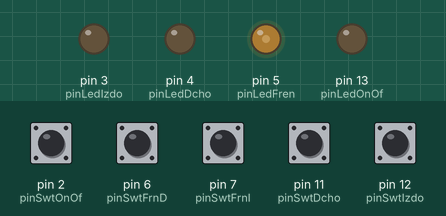
The sketch below on a simulated Arduino Uno, built with avr-gcc and run on an emulated ATmega328P. Shown: output pins drawn as LEDs (lit = HIGH). Dashed ring = blinking. The test bench sets the inputs (shaded band); at power-on: pin 2 (pinSwtOnOf), pin 6 (pinSwtFrnD), pin 7 (pinSwtFrnI), pin 11 (pinSwtDcho), pin 12 (pinSwtIzdo) LOW.

Above: at 1.2 s.
1.3 s: pin 11 (pinSwtDcho) pulled HIGH for 0.15 s
At 1.9 s:
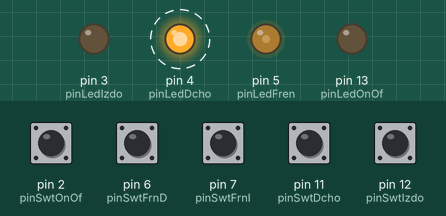
4.4 s: pin 6 (pinSwtFrnD) pulled HIGH for 0.15 s
At 7.1 s:
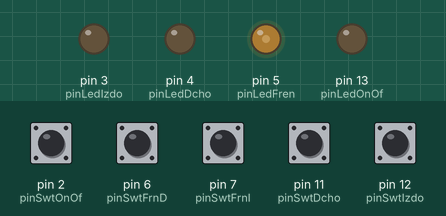
7.4 s: pin 12 (pinSwtIzdo) pulled HIGH for 0.15 s
At 7.9 s:
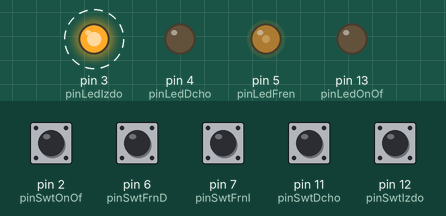
10.5 s: pin 7 (pinSwtFrnI) pulled HIGH for 0.15 s
At 10.58 s:
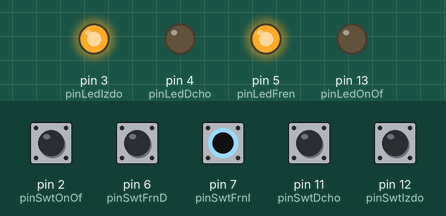
13.5 s: pin 11 (pinSwtDcho) pulled HIGH for 1 s
At 13.9 s:
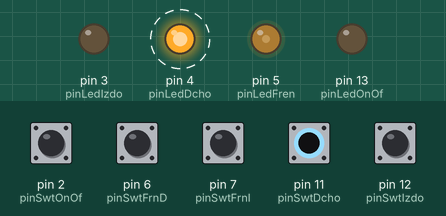
17.5 s: pin 12 (pinSwtIzdo) pulled HIGH for 1 s
At 17.9 s:
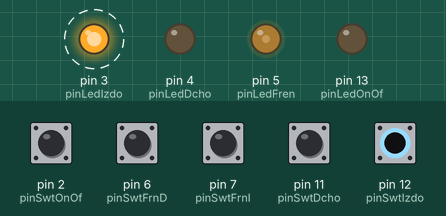
Timing chart, 0 to 24.0 s (numbered marks = the images above; inputs shaded):
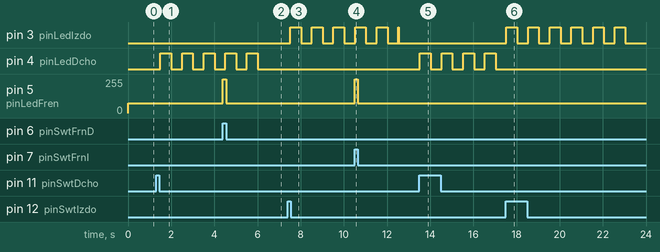

The sketch:

Proyecto_003.ino.ino
```cpp
/**
   gestion del tiempo trascurrido
*/
unsigned long relojPeriodo = 0;
// tiempo de encendido y apagado
const int periodoOnOff = 500;
unsigned long intOnOffClock = 0;
// duracion del intermitente funcionando
const int intEnabledPeriod = 5000;
// control OnOff
unsigned long sysOnOffClock = 0;
const int sysOnOffControl = 3000;


// control de luz
int modoLuz = 0;
int tiposLuz[] = {1, 2, 3, 0};

boolean estadoIntermitenteDcho = false;
boolean estadoIntermitenteIzdo = false;
boolean estadoEncendidoSistema = false;
boolean prevOnOfStatus = false;
boolean estadoFreno = false;

boolean parpadeoOnOff = false;
boolean intermitenteOnOff = false;

// Salidas de luces
int pinLedDcho = 4;
int pinLedIzdo = 3;
int pinLedOnOf = 13;
int pinLedFren = 5;

// Pusadores de entrada
int pinSwtOnOf = 2;
int pinSwtDcho = 11;
int pinSwtIzdo = 12;
int pinSwtFrnD = 6;
int pinSwtFrnI = 7;

void setup() {
  relojPeriodo = millis();
  intOnOffClock = millis();
  sysOnOffClock = millis();
  pinMode(pinLedDcho, OUTPUT);
  pinMode(pinLedIzdo, OUTPUT);
  pinMode(pinLedOnOf, OUTPUT);
  pinMode(pinLedFren, OUTPUT);

  pinMode(pinSwtDcho, INPUT);
  pinMode(pinSwtIzdo, INPUT);
  pinMode(pinSwtOnOf, INPUT);
  pinMode(pinSwtFrnI, INPUT);
  pinMode(pinSwtFrnD, INPUT);
}

void loop() {
  controlPulsadores();

  controlEncendido();
  //
  controlParpadeoIntermitente();
  controlTiempoEncendidoIntermitente();

  controlLuces();

}

boolean isActiadoDerecho() {
  return estadoIntermitenteDcho && parpadeoOnOff && intermitenteOnOff;
}

boolean isActiadoIzquierdo() {
  return estadoIntermitenteIzdo && parpadeoOnOff && intermitenteOnOff;
}

boolean isLuzEncendida() {
  return estadoEncendidoSistema;
}

/**
   Controla
*/
void controlEncendido() {
  if (prevOnOfStatus && (millis() - sysOnOffClock > sysOnOffControl)) {
    estadoEncendidoSistema = !estadoEncendidoSistema;
    sysOnOffClock = millis();
  }
}

/**
   Controla esl estado de la luz intermintente, luce o no
*/
void controlParpadeoIntermitente() {
  // control de parpadeo de intermitente
  if ((millis() - relojPeriodo > periodoOnOff)) {
    parpadeoOnOff = !parpadeoOnOff;
    relojPeriodo = millis();
  }
}

/**
   gestiona el tiempo de funcinamiento del intermintente
*/
void controlTiempoEncendidoIntermitente() {
  // control de parpadeo de intermitente
  if (millis() - intOnOffClock > intEnabledPeriod) {
    intOnOffClock = millis();
    intermitenteOnOff = false;
  }
}

/**
   Lee los pulsadores y configura el estado de la maquina
*/
void controlPulsadores() {
  boolean _izdoStatus = digitalRead(pinSwtIzdo);
  boolean _dchoStatus = digitalRead(pinSwtDcho);
  boolean _onOfStatus = digitalRead(pinSwtOnOf);
  boolean _frnDStatus = digitalRead(pinSwtFrnD);
  boolean _frnIStatus = digitalRead(pinSwtFrnI);

  //Control de estado encendido
  if (_onOfStatus) {
    // Pulsado
    if (!prevOnOfStatus) {
      // Modo de luz
      modoLuz = tiposLuz[modoLuz];
      prevOnOfStatus = true;
      sysOnOffClock = millis();
    }
  } else {
    prevOnOfStatus = false;
  }

  estadoFreno = false;
  if(_frnDStatus || _frnIStatus){
    estadoFreno = true;
  }

  // Control estado intermitentes
  if ((_izdoStatus ^ _dchoStatus) || (_izdoStatus ^ _dchoStatus)) {
    estadoIntermitenteDcho = _dchoStatus;
    estadoIntermitenteIzdo = _izdoStatus;
    intOnOffClock = millis();
    intermitenteOnOff = true;
  }
}

/**
   Encender apargar las luces
*/
void controlLuces() {
  digitalWrite(pinLedDcho, isActiadoDerecho());
  digitalWrite(pinLedIzdo, isActiadoIzquierdo());
  digitalWrite(pinLedOnOf, isLuzEncendida());
  analogWrite(pinLedFren, valorLuzFreno());
}

int valorLuzFreno(){
  int valor = 75;
  if (estadoFreno){
    valor = 255;
  }
  return valor;
}
```

Measured:
- after the input at 1.3 s, pin 4 (pinLedDcho): alternates HIGH for 0.50 s and LOW for 0.50 s, starting after 0.20 s
- after the input at 4.4 s, pin 5 (pinLedFren): 75/255 → 255/255 at once, → 75/255 0.15 s later
- after the input at 7.4 s, pin 3 (pinLedIzdo): alternates HIGH for 0.50 s and LOW for 0.50 s, starting after 0.12 s
- after the input at 10.5 s, pin 5 (pinLedFren): 75/255 → 255/255 at once, → 75/255 0.15 s later
- after the input at 13.5 s, pin 4 (pinLedDcho): alternates HIGH for 0.50 s and LOW for 0.50 s, starting at once
- after the input at 17.5 s, pin 3 (pinLedIzdo): alternates HIGH for 0.50 s and LOW for 0.50 s, starting at once; pin 4 (pinLedDcho): stops changing and stays LOW
